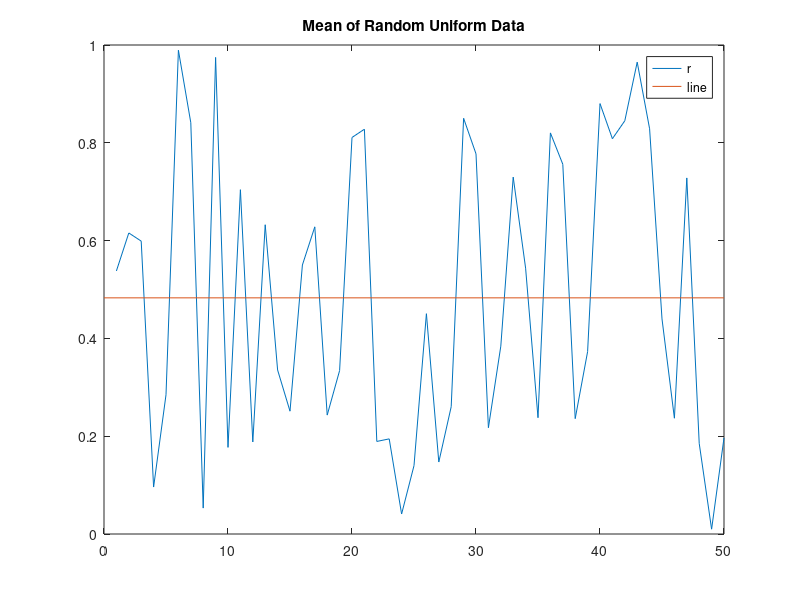

Write MATLAB code to recreate this figure.
% Generate random data from a uniform distribution
% and calculate the mean. Plot the data and mean.

n = 50; % 50 data points
r = rand(n, 1);
plot(r)

% Draw a line from (0, m) to (n, m)
m = mean(r);
hold on
plot([0 n], [m m]) % x = [0 n], y = [m m]
hold off
title('Mean of Random Uniform Data')
legend('r', 'line')